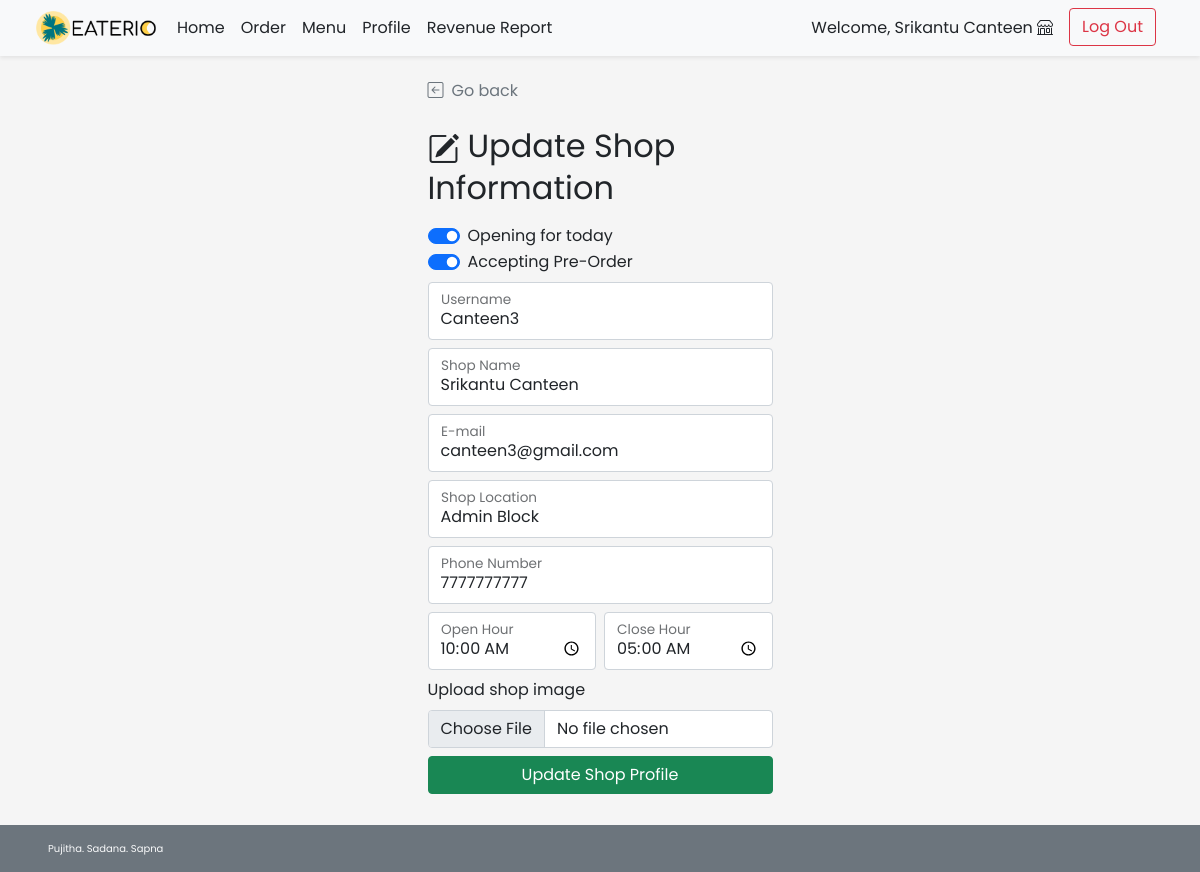
The page /shop/shop_profile_edit.php (signed in) on the database its author committed.
### tables this page shows
CREATE TABLE `shop` (
  `s_id` int(11) NOT NULL,
  `s_username` varchar(45) NOT NULL,
  `s_pwd` varchar(45) NOT NULL,
  `s_name` varchar(100) NOT NULL,
  `s_location` varchar(100) NOT NULL,
  `s_openhour` time NOT NULL,
  `s_closehour` time NOT NULL,
  `s_status` tinyint(4) NOT NULL DEFAULT 1 COMMENT 'Shop ready for taking an order or not (True for open, False for close)',
  `s_preorderStatus` tinyint(4) NOT NULL DEFAULT 1 COMMENT 'Shop is ready for tomorrow pre-order or not',
  `s_email` varchar(100) NOT NULL,
  `s_phoneno` varchar(45) NOT NULL,
  `s_pic` text DEFAULT NULL
);

### shop/shop_profile_edit.php (the view, shortened to what this page needs)
<!DOCTYPE html>
<html lang="en">
<head>
    <?php
        include("../conn_db.php");
        $s_id = $_SESSION["sid"];
        include('../head.php');
    ?>
    <link href="../css/main.css" rel="stylesheet">
    <link href="../css/login.css" rel="stylesheet">
</head>
<body class="d-flex flex-column h-100">
    <?php include('nav_header_shop.php')?>
    <div class="container form-signin mt-auto w-50">
        <a class="nav nav-item text-decoration-none text-muted" href="#" onclick="history.back();">
            <i class="bi bi-arrow-left-square me-2"></i>Go back
        </a>
        <?php
            $query = "SELECT s_username,s_name,s_location,s_openhour,s_closehour,s_status,s_preorderstatus,s_email,s_phoneno FROM shop WHERE s_id = {$s_id} LIMIT 0,1";
            $result = $mysqli ->query($query);
            $row = $result -> fetch_array();
        ?>
        <form method="POST" action="shop_profile_edit.php" class="form-floating" enctype="multipart/form-data">
            <h2 class="mt-4 mb-3 fw-normal text-bold"><i class="bi bi-pencil-square me-2"></i>Update Shop Information</h2>
            <div class="form-check form-switch">
                <input class="form-check-input" type="checkbox" id="shopstatus"
                name="s_status" <?php if($row["s_status"]){echo "checked";} ?>>
                <label class="form-check-label" for="shopstatus">Opening for today</label>
            </div>
            <div class="form-check form-switch mb-2">
                <input class="form-check-input" type="checkbox" id="shoppreorderstatus" name="s_preorderstatus" <?php if($row["s_preorderstatus"]){echo "checked";} ?>>
                <label class="form-check-label" for="shoppreorderstatus">Accepting Pre-Order</label>
            </div>
            <div class="form-floating mb-2">
                <input type="text" class="form-control" id="shopusername" placeholder="Username" name="s_username"
                value="<?php echo $row["s_username"];?>" required>
                <label for="shopname">Username</label>
            </div>
            <div class="form-floating mb-2">
                <input type="text" class="form-control" id="shopname" placeholder="Shop Name" value="<?php echo $row["s_name"];?>" name="s_name" required>
                <label for="shopname">Shop Name</label>
            </div>
            <div class="form-floating mb-2">
                <input type="email" class="form-control" id="email" placeholder="E-mail" name="s_email" value="<?php echo $row["s_email"];?>" required>
                <label for="email">E-mail</label>
            </div>
            <div class="form-floating mb-2">
                <input type="text" class="form-control" id="shoplocation" placeholder="Location" value="<?php echo $row["s_location"];?>" name="s_location" required>
                <label for="shoplocation">Shop Location</label>
            </div>
            <div class="form-floating mb-2">
                <input type="text" class="form-control" id="shopphoneno" placeholder="Phone Number" value="<?php echo $row["s_phoneno"];?>" name="s_phoneno" required>
                <label for="shopphoneno">Phone Number</label>
            </div>
            <div class="row row-cols-2 g-2 mb-2">
                <div class="col">
                    <div class="form-floating">
                        <input type="time" class="form-control" id="shopopenhour" placeholder="Open Hour" value="<?php echo $row["s_openhour"];?>" name="s_openhour" required>
                        <label for="shopopenhour">Open Hour</label>
                    </div>
                </div>
                <div class="col">
                    <div class="form-floating">
                        <input type="time" class="form-control" id="shopclosehour" placeholder="Close Hour" value="<?php echo $row["s_closehour"];?>" name="s_closehour" required>
                        <label for="shopopenhour">Close Hour</label>
                    </div>
                </div>
            </div>
            <div class="mb-2">
                <label for="formFile" class="form-label">Upload shop image</label>
                <input class="form-control" type="file" id="s_pic" name="s_pic" accept="image/*">
            </div>
            <button class="w-100 btn btn-success mb-3" name="upd_confirm" type="submit">Update Shop Profile</button>
        </form>
    </div>
    <footer
    class="footer d-flex flex-wrap justify-content-between align-items-center px-5 py-3 mt-auto bg-secondary text-light">
        <span class="xsmall-font">Pujitha. Sadana. Sapna</span></span>
    </footer>
</body>
</html>

### css/main.css (style rules this page uses)
html { height: 100%; }
body { height: 100%; padding-top: 4rem; margin-bottom: -50px; font-family: 'Poppins', 'Noto Sans Thai', sans-serif; }
a { cursor: pointer; }
.bi { vertical-align: -.125em; fill: currentColor; }
.xsmall-font { font-size: x-small; }

### css/login.css (style rules this page uses)
html, body { height: 100%; font-family: 'Poppins', 'Noto Sans Thai', sans-serif; }
body { background-color: #f5f5f5; padding-top: 4rem; margin-bottom: -50px; }
.form-signin { width: 100%; max-width: 375px; padding: 15px; margin: auto; }
.xsmall-font { font-size: x-small; }

### rows shown on the page
shop: s_status "☑", s_preorderStatus "☑", s_username "Canteen3", s_name "Srikantu Canteen", s_email "canteen3@gmail.com", s_location "Admin Block", s_phoneno "7777777777", s_openhour "10:00:00", s_closehour "05:00:00"

### other values the page prints
$_SESSION['shopname'] "Srikantu Canteen"
